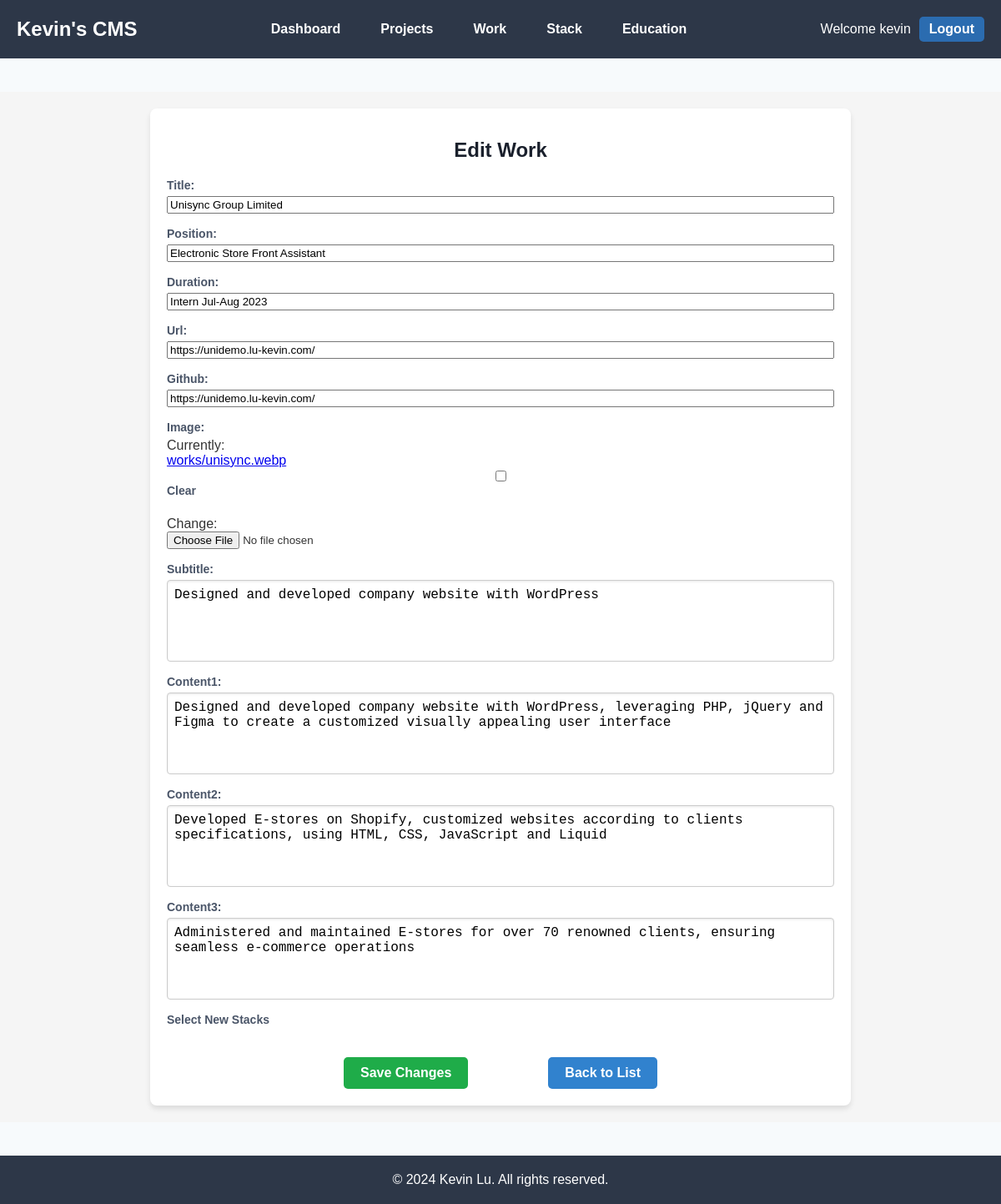
The page /works/edit/1/ (signed in) on the database as committed earlier.
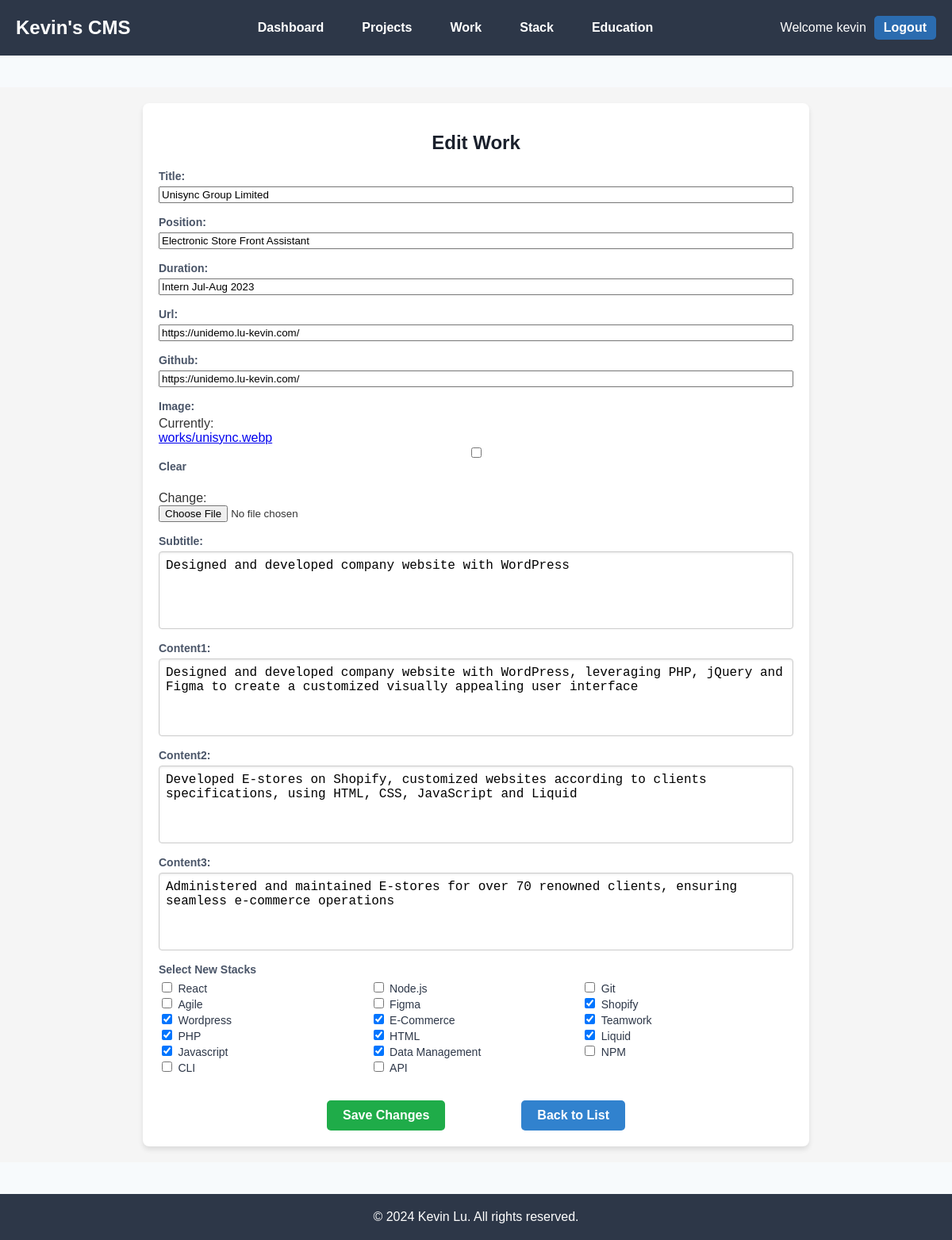
The same page on the database as committed later.
### main/models.py (models this page shows, shortened)
class Stack(models.Model):
    name = models.CharField(max_length=100)
    url = models.URLField(null=True, blank=True)
    image = models.ImageField(upload_to='stacks/',null=True, blank=True)
    created = models.DateTimeField(auto_now_add=True)
    updated = models.DateTimeField(auto_now=True)

class Work(models.Model):
    title = models.CharField(max_length=100)
    position = models.CharField(max_length=100,null=True, blank=True)
    duration = models.CharField(max_length=100,null=True, blank=True)
    url = models.URLField(null=True, blank=True)
    github = models.URLField(null=True, blank=True)
    image = models.ImageField(upload_to='works/',null=True, blank=True)
    subtitle = models.TextField(null=True, blank=True)
    content1 = models.TextField(null=True, blank=True)
    content2 = models.TextField(null=True, blank=True)
    content3 = models.TextField(null=True, blank=True)
    stacks = models.ManyToManyField('Stack', related_name='works', blank=True)
    created = models.DateTimeField(auto_now_add=True)
    updated = models.DateTimeField(auto_now=True)

### main/views.py (the view)
# urls.py: path('works/edit/<int:work_id>/', views.edit_work, name='edit-work'),
@login_required
def edit_work(request, work_id):
    work = get_object_or_404(Work, id=work_id)
    if request.method == 'POST':
        form = WorkForm(request.POST, request.FILES, instance=work)
        if form.is_valid():
            selected_stacks = request.POST.getlist("stacks")
            form.save()
            if selected_stacks:
                work.stacks.set(selected_stacks)
            return redirect('work-list')
    else:
        form = WorkForm(instance=work)
        stacks = Stack.objects.all()
    return render(request, 'main/works/edit_work.html', {'form': form, 'work': work, "stacks": stacks})

### main/forms.py
class WorkForm(forms.ModelForm):
    class Meta:
        model = Work
        fields = ['title', 'position', 'duration', 'url', 'github', 'image', 'subtitle', 'content1', 'content2', 'content3']

### main/templates/main/works/edit_work.html (shortened to what this page needs)
{% extends 'main/base.html' %}
{% block content %}
<div class="page-background">
    <div class="form-container">
        <h1 class="form-heading">Edit Work</h1>
        <form method="POST" enctype="multipart/form-data" class="form">
            <div class="form-get-group">
                {{ form.as_p }}
            </div>
            <h3 class="form-label">Select New Stacks</h3>
            <div class="checkbox-grid">
                {% for stack in stacks %}
                <div class="checkbox-container">
                    <input type="checkbox" name="stacks" value="{{ stack.id }}" id="stack_{{ stack.id }}"
                    {% if stack in work.stacks.all %}checked{% endif %}>
                    <label for="stack_{{ stack.id }}" class="checkbox-label">{{ stack.name }}</label>
                </div>
                {% endfor %}
            </div>
            <div class="form-button">
                <button type="submit" class="submit-button">Save Changes</button>
                <a href="{% url 'work-list' %}" class="submit-back">Back to List</a>
            </div>
        </form>
    </div>
</div>
{% endblock %}

Rows that differ between the two databases and show on the page:
added Stack: name "React"
added Stack: name "Node.js"
added Stack: name "Git"
added Stack: name "Agile"
added Stack: name "Figma"
added Stack: stacks "☑", name "Shopify"
added Stack: stacks "☑", name "Wordpress"
added Stack: stacks "☑", name "E-Commerce"
added Stack: stacks "☑", name "Teamwork"
added Stack: stacks "☑", name "PHP"
added Stack: stacks "☑", name "HTML"
added Stack: stacks "☑", name "Liquid"
added Stack: stacks "☑", name "Javascript"
added Stack: stacks "☑", name "Data Management"
added Stack: name "NPM"
added Stack: name "CLI"
added Stack: name "API"
